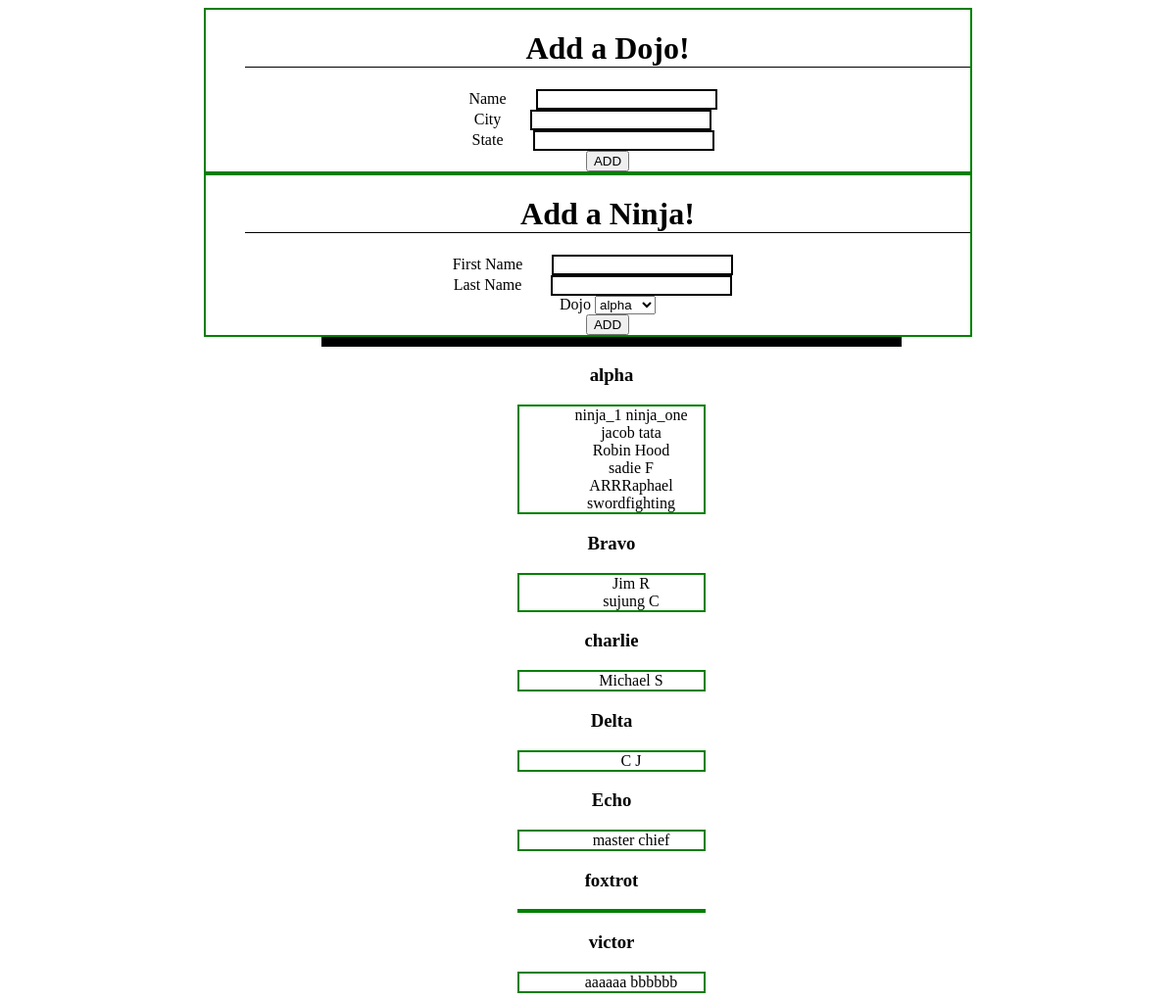
The page / on the database its author committed.
### DojoAndNinjaWithTemplate_app/models.py (models this page shows)
class Dojo(models.Model):
    name = models.CharField(max_length=255)
    city = models.CharField(max_length=255)
    state = models.CharField(max_length=255)
    created_at = models.DateTimeField(auto_now_add=True)
    updated_at = models.DateTimeField(auto_now=True)

class Ninja(models.Model):
    first_name = models.CharField(max_length=255)
    last_name = models.CharField(max_length=255)
    dojo = models.ForeignKey(Dojo, related_name="ninjas", on_delete=models.CASCADE, null=True)
    created_at = models.DateTimeField(auto_now_add=True)
    updated_at = models.DateTimeField(auto_now=True)

### DojoAndNinjaWithTemplate_app/views.py (the view)
# urls.py: path('', views.index),
def index(request):
    print('-----------this is the index----------')
    context ={
        "all_dojos": Dojo.objects.all(),
        "all_ninjas": Ninja.objects.all()
    }
    return render(request,'index.html', context)

### DojoAndNinjaWithTemplate_app/templates/index.html (shortened to what this page needs)
<!DOCTYPE html>
<html lang="en">
<head>
    {% load static %}
    <link rel="stylesheet" href="{% static 'css/style.css' %}">
</head>
<body>
    <div id='container'>
        <form action="add_dojo" method=GET class='dojo_form'>
                <ul>
                    <h1>Add a Dojo!</h1>
                    <li>Name<input type="text" name="dojo_name"></li>
                    <li>City<input type="text" name="dojo_city"></li>
                    <li>State<input type="text" name="dojo_state"></li>
                    <button>ADD</button>
                </ul>
        </form>
        <form action="add_ninja" method=GET class='ninja_form'>
                <ul>
                    <h1>Add a Ninja!</h1>
                    <li>First Name<input type="text" name="ninja_first_name"></li>
                    <li>Last Name<input type="text" name="ninja_last_name"></li>
                    <li>Dojo <select name="dojo_id" id="dojo_options">
                        {% for dojo in all_dojos %}
                        <option value = {{dojo.id}}>{{dojo.name}}</option>
                        {% endfor %}
                    </select></li>
                    <button>ADD</button>
                </ul>
        <div class='bot-container'>
            {% for dojo in all_dojos %}
                <h3>{{dojo.name}}</h3>
                <ul>
                    {% for ninja in dojo.ninjas.all %}
                        <li> {{ninja.first_name}} {{ninja.last_name}} </li>
                    {% endfor %}
                </ul>
            {% endfor %}
        </div>
        </form>
    </div>
</body>
</html>

### DojoAndNinjaWithTemplate_app/static/css/style.css (style rules this page uses)
body { width:970px,; }
#container { text-align: center; }
h1 { border-bottom: solid 1px black; }
ul { border: 2px green solid; margin: 0px 200px; list-style-type: none; }
input { border: solid 2px black; margin: 0px 30px }
.bot-container { border-top: black solid 10px; width: 50%; margin-left: 320px; }

### rows shown on the page
Dojo: name "alpha"
Ninja: first_name "ninja_1", last_name "ninja_one"
Ninja: first_name "jacob", last_name "tata"
Ninja: first_name "Robin", last_name "Hood"
Ninja: first_name "sadie", last_name "F"
Ninja: first_name "ARRRaphael", last_name "swordfighting"
Dojo: name "Bravo"
Ninja: first_name "Jim", last_name "R"
Ninja: first_name "sujung", last_name "C"
Dojo: name "charlie"
Ninja: first_name "Michael", last_name "S"
Dojo: name "Delta"
Ninja: first_name "C", last_name "J"
Dojo: name "Echo"
Ninja: first_name "master", last_name "chief"
Dojo: name "foxtrot"
Dojo: name "victor"
Ninja: first_name "aaaaaa", last_name "bbbbbb"

### other values the page prints
form field dojo_id "alpha"
